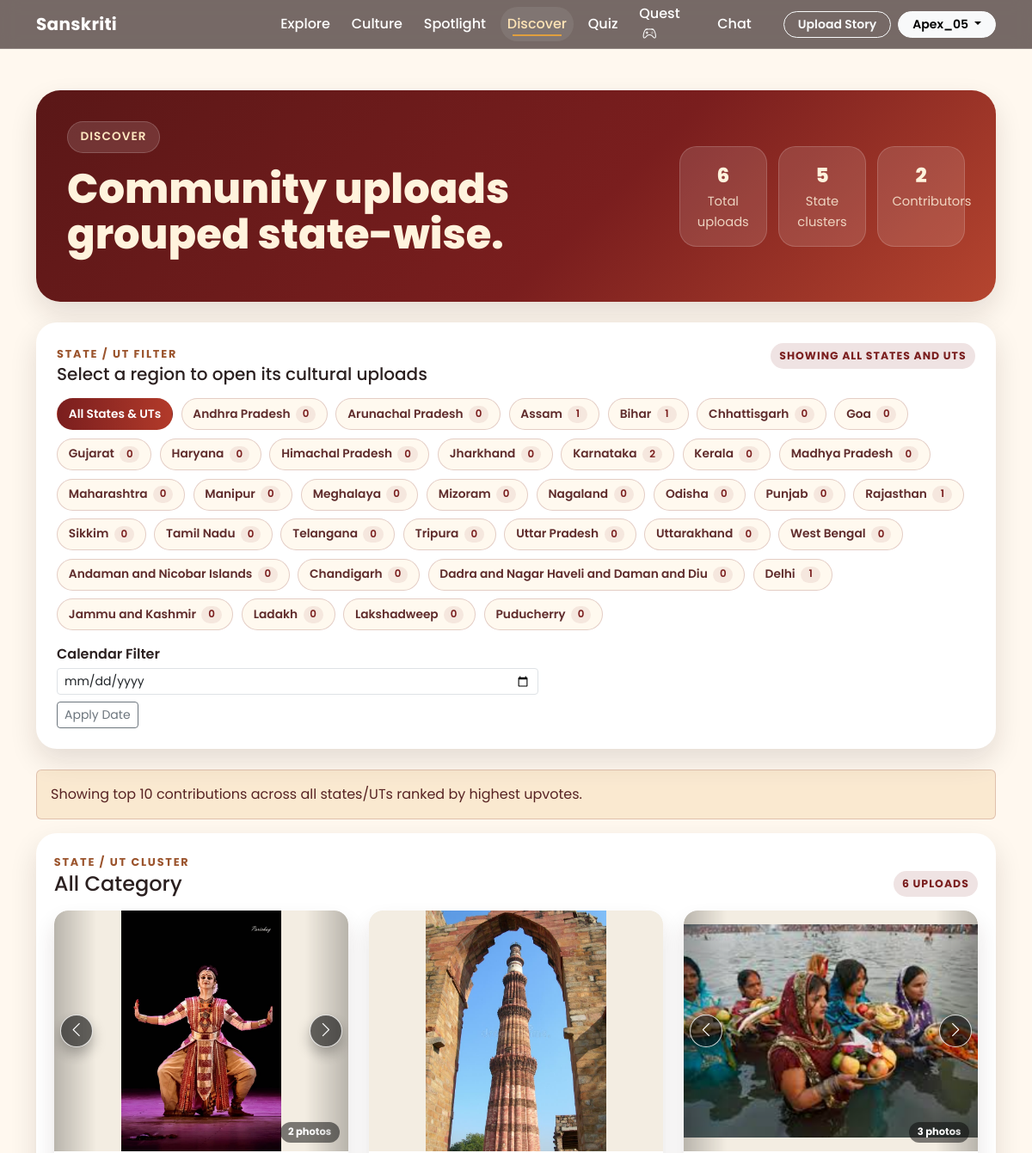
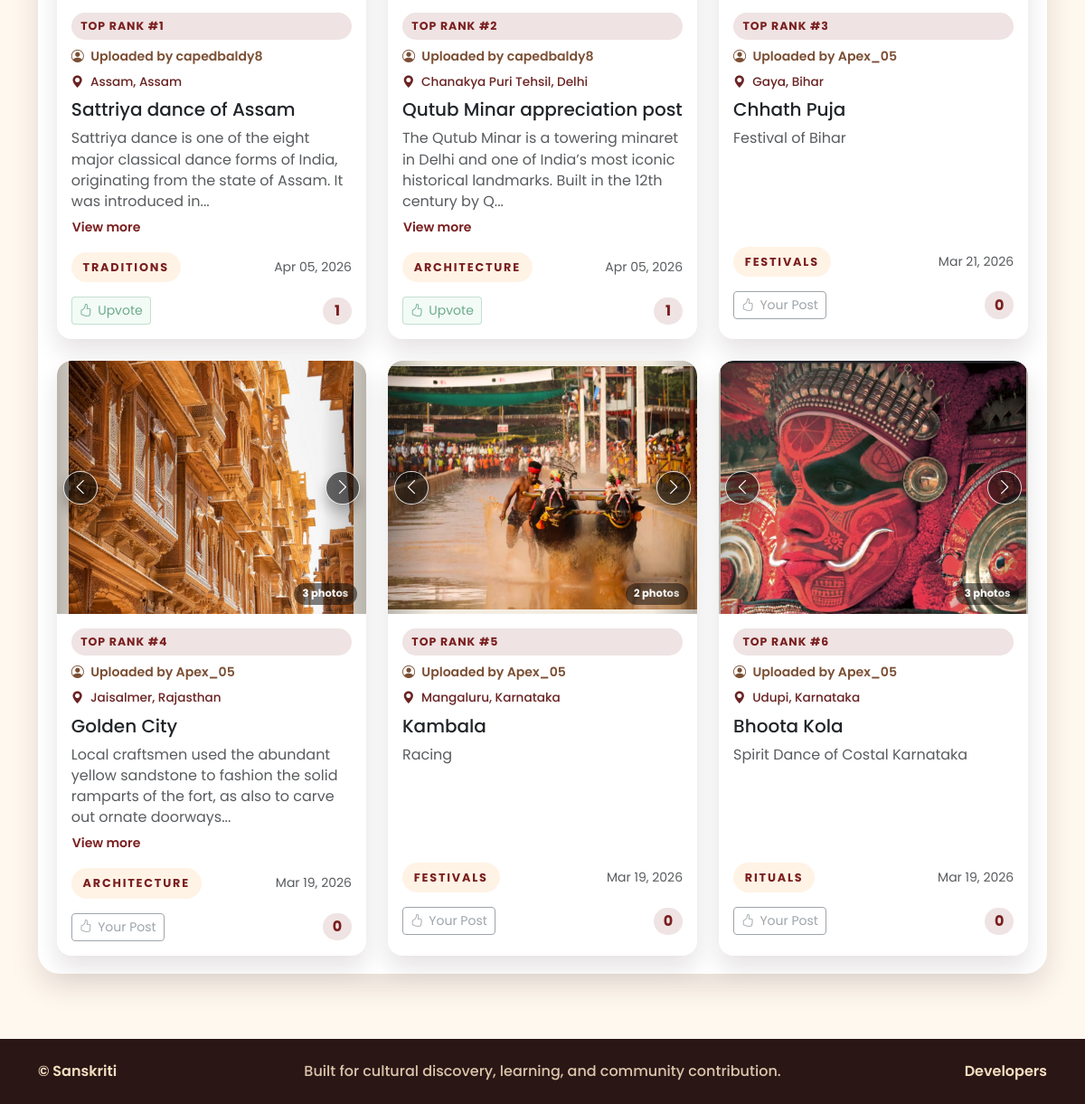
The app's page /discover/ (signed in), older data (2 pictures, top to bottom).
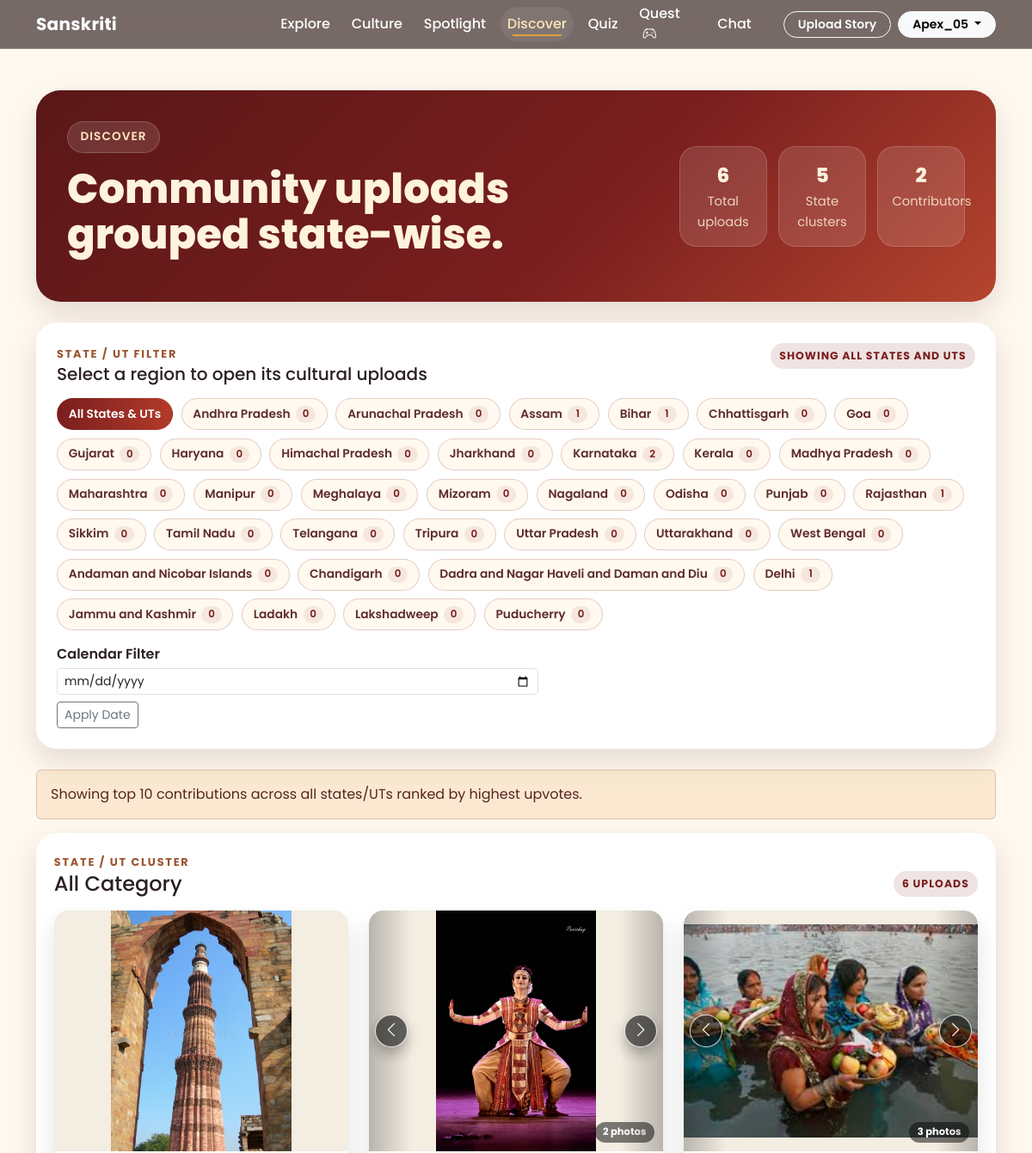
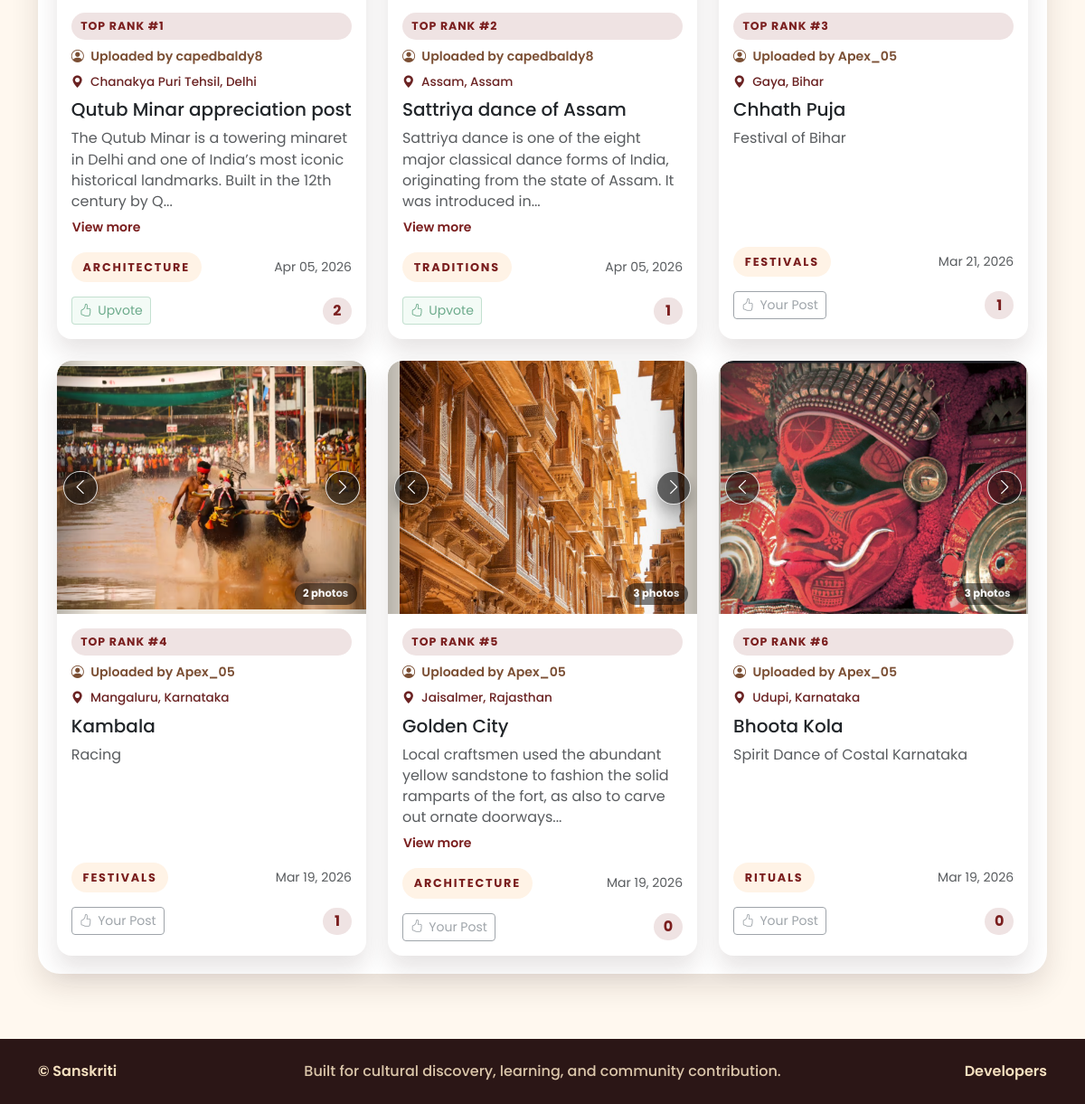
The same page, newer data (2 pictures, top to bottom).
### core/models.py (models this page shows, shortened)
class CulturalPost(models.Model):
	author = models.ForeignKey(
		settings.AUTH_USER_MODEL,
		on_delete=models.CASCADE,
		related_name="cultural_posts",
	)
	title = models.CharField(max_length=150)
	category = models.CharField(max_length=60, db_index=True)
	categories = models.ManyToManyField(
		CulturalCategory,
		related_name="cultural_posts",
		blank=True,
	)
	description = models.TextField()
	image = models.ImageField(upload_to="uploads/cultural_posts/")
	latitude = models.DecimalField(max_digits=9, decimal_places=6, null=True, blank=True)
	longitude = models.DecimalField(max_digits=9, decimal_places=6, null=True, blank=True)
	location_name = models.CharField(max_length=200, blank=True, db_index=True)
	state_ut = models.CharField(max_length=80, blank=True, db_index=True)
	region_key = models.CharField(max_length=220, blank=True, db_index=True)
	karma_counted = models.BooleanField(default=False)
	upvote_count = models.PositiveIntegerField(default=0)
	created_at = models.DateTimeField(auto_now_add=True)
	class Meta:
		ordering = ["-created_at"]
		indexes = [
			models.Index(fields=["category", "created_at"], name="cpost_cat_created_idx"),
			models.Index(fields=["state_ut", "created_at"], name="cpost_state_created_idx"),
			models.Index(fields=["region_key", "created_at"], name="cpost_region_created_idx"),
		]
	def get_category_display_name(self):
		prefetched_categories = getattr(self, "_prefetched_objects_cache", {}).get("categories")
		if prefetched_categories is not None:
			for category in prefetched_categories:
				if category.slug == self.category:
					return category.name
		matched_category = self.categories.filter(slug=self.category).only("name").first()
		if matched_category:
			return matched_category.name
		return (self.category or "other").replace("_", " ").title()

class CulturalCategory(models.Model):
	slug = models.SlugField(max_length=60, unique=True)
	name = models.CharField(max_length=80, unique=True)
	description = models.CharField(max_length=255, blank=True)
	is_active = models.BooleanField(default=True)
	display_order = models.PositiveSmallIntegerField(default=0)
	class Meta:
		ordering = ["display_order", "name"]

### core/views.py (the view)
@never_cache
@ensure_csrf_cookie
def discover(request):
    return _render_discover_page(request, state_slug="")

### core/services/geocoding.py (called while the page is built)
def _normalize_token(value):
    normalized = re.sub(r"[^a-z0-9]+", " ", str(value or "").lower())
    return " ".join(normalized.split())

def normalize_state_name(raw_state_name):
    cleaned_state = str(raw_state_name or "").strip()
    if not cleaned_state:
        return ""
    normalized_token = _normalize_token(cleaned_state)
    if not normalized_token:
        return ""
    if normalized_token in _STATE_ALIASES:
        return _STATE_ALIASES[normalized_token]
    if normalized_token in _CANONICAL_BY_TOKEN:
        return _CANONICAL_BY_TOKEN[normalized_token]
    return cleaned_state

### core/services/posts.py (called while the page is built, shortened)
def _normalize_text(value):
    return " ".join(str(value or "").strip().split())

def _build_region_key(state_ut, location_name, latitude, longitude):
    normalized_state = _normalize_text(state_ut).lower()
    normalized_location = _normalize_text(location_name).lower()
    if normalized_state and normalized_location:
        return f"state:{normalized_state}|location:{normalized_location}"

### core/services/states.py (called while the page is built)
def resolve_state_name(state_slug):
    normalized_slug = slugify(str(state_slug or "").strip())
    if not normalized_slug:
        return ""
    return _STATE_BY_SLUG.get(normalized_slug, "")

### core/templates/core/discover.html (shortened to what the changed rows need)
{% extends 'core/base.html' %}
{% block content %}
<section class="section-page discover-gallery-page">
    <div class="container">
        <div class="section-page-hero mb-4">
            <div class="row g-4 align-items-center">
                <div class="col-lg-8">
                    {% if selected_state %}
                        <h1 class="mt-3 mb-3">Cultural treasures from {{ selected_state }}</h1>
                    {% else %}
                        <h1 class="mt-3 mb-3">Community uploads grouped state-wise.</h1>
                    {% endif %}
                </div>
            </div>
        </div>
        <div class="section-panel mb-4 discover-state-filters">
            <div class="d-flex flex-wrap justify-content-between align-items-start gap-2 mb-3">
                <div>
                    <h2 class="h5 mb-0">Select a region to open its cultural uploads</h2>
                </div>
            </div>
            <div class="state-filter-wrap">
                <a href="{% url 'discover' %}{% if selected_date %}?date={{ selected_date }}{% endif %}" class="state-filter-btn {% if not selected_state %}is-active{% endif %}">
                    All States &amp; UTs
                </a>
                {% for state in state_filters %}
                    <a href="{% url 'discover_by_state' state.slug %}{% if selected_date %}?date={{ selected_date }}{% endif %}" class="state-filter-btn {% if state.is_active %}is-active{% endif %}">
                        {{ state.name }}
                        <span>{{ state.count }}</span>
                    </a>
                {% endfor %}
            </div>
        </div>
        {% if location_groups %}
            <div class="gallery-location-stack">
                {% for group in location_groups %}
                    <div class="section-panel gallery-location-panel">
                        <div class="gallery-location-head mb-3">
                            <div>
                                <span class="section-label">State / UT Cluster</span>
                                <h2 class="h4 mb-0">{{ group.location }}</h2>
                            </div>
                            <span class="resource-badge mb-0">{{ group.post_count }} uploads</span>
                        </div>
                        <div class="row g-4">
                            {% for post in group.posts %}
                                <div class="col-12 col-md-6 col-lg-4">
                                    <article class="card dashboard-card border-0 h-100 discover-gallery-card">
                                        <div id="discoverPostCarousel{{ post.id }}" class="carousel slide post-gallery-carousel" data-bs-interval="false" data-bs-touch="true">
                                            <div class="carousel-inner">
                                                {% for image in post.gallery_images %}
                                                    <div class="carousel-item {% if forloop.first %}active{% endif %}">
                                                        <img src="{{ image.url }}" class="discover-gallery-image d-block w-100" alt="{{ post.title }}" loading="lazy">
                                                    </div>
                                                {% endfor %}
                                            </div>
                                            {% if post.gallery_count > 1 %}
                                                <button class="carousel-control-prev post-gallery-control" type="button" data-bs-target="#discoverPostCarousel{{ post.id }}" data-bs-slide="prev" aria-label="Previous image">
                                                    <span class="post-gallery-arrow" aria-hidden="true"><i class="bi bi-chevron-left"></i></span>
                                                </button>
                                                <button class="carousel-control-next post-gallery-control" type="button" data-bs-target="#discoverPostCarousel{{ post.id }}" data-bs-slide="next" aria-label="Next image">
                                                    <span class="post-gallery-arrow" aria-hidden="true"><i class="bi bi-chevron-right"></i></span>
                                                </button>
                                                <span class="post-gallery-count">{{ post.gallery_count }} photos</span>
                                            {% endif %}
                                        </div>
                                        <div class="card-body">
                                            {% if post.global_top_rank %}
                                                <span class="resource-badge mb-2">Top Rank #{{ post.global_top_rank }}</span>
                                            {% endif %}
                                            <p class="discover-gallery-uploader mb-2">
                                                <i class="bi bi-person-circle me-1" aria-hidden="true"></i>
                                                Uploaded by {{ post.author.username }}
                                            </p>
                                            {% if top_posts_mode %}
                                                <p class="discover-gallery-location mb-2">
                                                    <i class="bi bi-geo-alt-fill me-1" aria-hidden="true"></i>
                                                    {% if post.location_name and post.state_ut %}
                                                        {{ post.location_name }}, {{ post.state_ut }}
                                                    {% elif post.state_ut %}
                                                        {{ post.state_ut }}
                                                    {% elif post.location_name %}
                                                        {{ post.location_name }}
                                                    {% else %}
                                                        Location not set
                                                    {% endif %}
                                                </p>
                                            {% endif %}
                                            <h3 class="h5 mb-2">{{ post.title }}</h3>
                                            <div class="post-description-block js-description-block mb-3">
                                                <p
                                                    class="text-muted mb-0 js-expandable-description post-description-text"
                                                    data-char-limit="130"
                                                >{{ post.description }}</p>
                                                {% if post.description|length > 130 %}
                                                    <button
                                                        type="button"
                                                        class="btn btn-link btn-sm p-0 text-decoration-none description-toggle-btn js-description-toggle"
                                                        aria-expanded="false"
                                                    >
                                                    </button>
                                                {% endif %}
                                            </div>
                                            <div class="d-flex justify-content-between align-items-center gap-2">
                                                <span class="section-chip">{{ post.get_category_display_name }}</span>
                                                <small class="text-muted">{{ post.created_at|date:"M d, Y" }}</small>
                                            </div>
                                            <div class="discover-upvote-row mt-3">
                                                <button
                                                    type="button"
                                                    class="btn btn-outline-secondary btn-sm upvote-btn js-upvote-btn {% if post.viewer_has_upvoted %}is-upvoted{% endif %}"
                                                    data-upvote-url="{% url 'upvote_post' post.id %}"
                                                    data-post-id="{{ post.id }}"
                                                    {% if post.viewer_has_upvoted or post.viewer_is_author %}disabled{% endif %}
                                                >
                                                    <i class="bi bi-hand-thumbs-up" aria-hidden="true"></i>
                                                    <span>{% if post.viewer_is_author %}Your Post{% else %}Upvote{% endif %}</span>
                                                </button>
                                                <span class="upvote-count-pill" data-upvote-count>{{ post.upvote_count }}</span>
                                            </div>
                                        </div>
                                    </article>
                                </div>
                            {% endfor %}
                        </div>
                    </div>
                {% endfor %}
            </div>
        {% endif %}
    </div>
</section>
{% endblock %}

Row changes from the older to the newer data that the page shows:
computed for CulturalPost "Sattriya dance of Assam": global_top_rank "1" → "2"
changed CulturalPost "Chhath Puja": upvote_count "0" → "1"
computed for CulturalPost "Golden City": global_top_rank "4" → "5"
changed CulturalPost "Qutub Minar appreciation post": global_top_rank "2" → "1"; upvote_count "1" → "2"; moves up the list
changed CulturalPost "Kambala": global_top_rank "5" → "4"; upvote_count "0" → "1"; moves up the list
